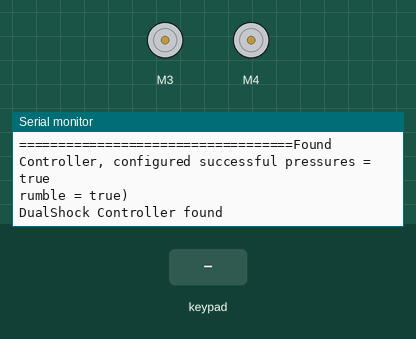
Simulated run of this sketch. Board: Arduino Uno, built with avr-gcc and run on an emulated ATmega328P. Parts: 2 × DC motor (green arrow = forward, orange = backward, longer = faster), the last lines printed to the serial monitor. The inputs (shaded band) are chosen by the test bench.

Above: at 4.2 s.
4.3 s: key 'U' pressed
At 5.5 s:
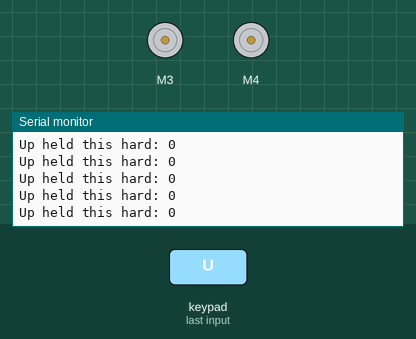
5.8 s: key 'D' pressed
At 7.0 s:
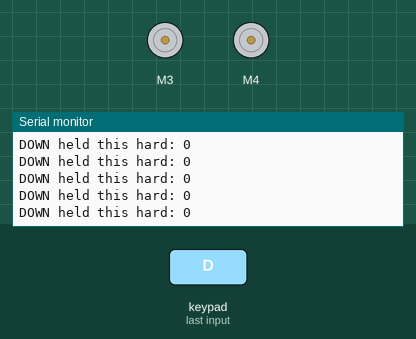
7.3 s: key 'L' pressed
At 8.5 s:
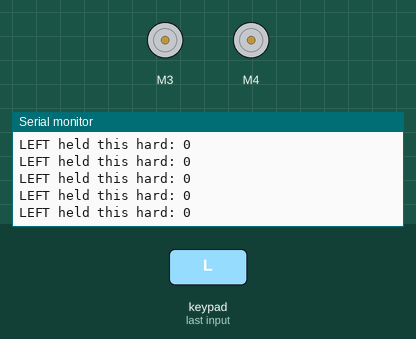
8.8 s: key 'R' pressed
At 10.0 s:
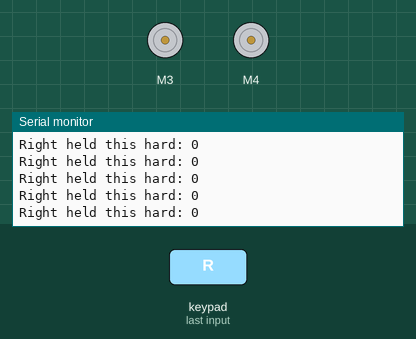
10.3 s: key 'X' pressed
At 11.1 s:
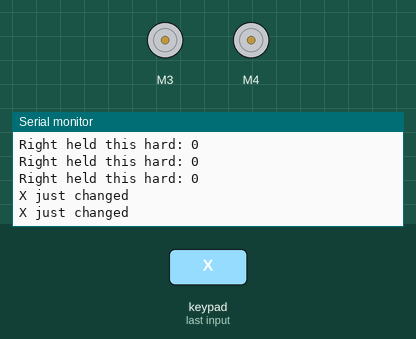
12.2 s: key 'O' pressed
At 12.6 s:
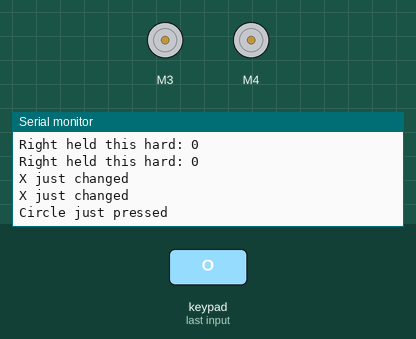

The sketch:

PS2X_Example.ino
```cpp
#include "PS2X_lib.h"  //for v1.6
#include <Wire.h>
#include "Adafruit_MotorShield.h"
#include "utility/Adafruit_MS_PWMServoDriver.h"

/******************************************************************
 * set pins connected to PS2 controller:
 *   - 1e column: original
 *   - 2e colmun: Stef?
 * replace pin numbers by the ones you use
 ******************************************************************/
#define PS2_DAT        12  //14
#define PS2_CMD        11  //15
#define PS2_SEL        10  //16
#define PS2_CLK        13  //17

/******************************************************************
 * select modes of PS2 controller:
 *   - pressures = analog reading of push-butttons
 *   - rumble    = motor rumbling
 * uncomment 1 of the lines for each mode selection
 ******************************************************************/
//#define pressures   true
#define pressures   true
//#define rumble      true
#define rumble      true

PS2X ps2x; // create PS2 Controller Class

//right now, the library does NOT support hot pluggable controllers, meaning
//you must always either restart your Arduino after you connect the controller,
//or call config_gamepad(pins) again after connecting the controller.

int error = 0;
byte type = 0;
byte vibrate = 0;

int lx = 0;
int ly=  0;

// Create the motor shield object with the default I2C address
Adafruit_MotorShield AFMS = Adafruit_MotorShield();
// Or, create it with a different I2C address (say for stacking)
// Adafruit_MotorShield AFMS = Adafruit_MotorShield(0x61);

// Select which 'port' M1, M2, M3 or M4. In this case, M1
Adafruit_DCMotor *L_M3 = AFMS.getMotor(3);
Adafruit_DCMotor *R_M4 = AFMS.getMotor(4);
// You can also make another motor on port M2
//Adafruit_DCMotor *myOtherMotor = AFMS.getMotor(2);


void setup(){

  Serial.begin(57600);

  delay(3000);  //added delay to give wireless ps2 module some time to startup, before configuring it
  Serial.print("===================================");
  //CHANGES for v1.6 HERE!!! **************PAY ATTENTION*************

  //setup pins and settings: GamePad(clock, command, attention, data, Pressures?, Rumble?) check for error
  error = ps2x.config_gamepad(PS2_CLK, PS2_CMD, PS2_SEL, PS2_DAT, pressures, rumble);

  if(error == 0){
    Serial.print("Found Controller, configured successful ");
    Serial.print("pressures = ");
	if (pressures)
	  Serial.println("true ");
	else
	  Serial.println("false");
	Serial.print("rumble = ");
	if (rumble)
	  Serial.println("true)");
	else
	  Serial.println("false");
//    Serial.println("Try out all the buttons, X will vibrate the controller, faster as you press harder;");
//    Serial.println("holding L1 or R1 will print out the analog stick values.");
//    Serial.println("Note: Go to www.billporter.info for updates and to report bugs.");
  }
  else if(error == 1)
    Serial.println("No controller found, check wiring, see readme.txt to enable debug. visit www.billporter.info for troubleshooting tips");

  else if(error == 2)
    Serial.println("Controller found but not accepting commands. see readme.txt to enable debug. Visit www.billporter.info for troubleshooting tips");

  else if(error == 3)
    Serial.println("Controller refusing to enter Pressures mode, may not support it. ");

//  Serial.print(ps2x.Analog(1), HEX);

  type = ps2x.readType();
  switch(type) {
    case 0:
      Serial.print("Unknown Controller type found ");
      break;
    case 1:
      Serial.print("DualShock Controller found ");
      break;
    case 2:
      Serial.print("GuitarHero Controller found ");
      break;
	case 3:
      Serial.print("Wireless Sony DualShock Controller found ");
      break;
   }

  AFMS.begin(50);  // create with the default frequency 1.6KHz

}

void loop() {
  /* You must Read Gamepad to get new values and set vibration values
     ps2x.read_gamepad(small motor on/off, larger motor strenght from 0-255)
     if you don't enable the rumble, use ps2x.read_gamepad(); with no values
     You should call this at least once a second
   */
  // Serial.print("==================444=================\n");
  if(error == 1) //skip loop if no controller found
    return;

  if(type == 2){ //Guitar Hero Controller
//    ps2x.read_gamepad();          //read controller
//
//    if(ps2x.ButtonPressed(GREEN_FRET))
//      Serial.println("Green Fret Pressed");
//    if(ps2x.ButtonPressed(RED_FRET))
//      Serial.println("Red Fret Pressed");
//    if(ps2x.ButtonPressed(YELLOW_FRET))
//      Serial.println("Yellow Fret Pressed");
//    if(ps2x.ButtonPressed(BLUE_FRET))
//      Serial.println("Blue Fret Pressed");
//    if(ps2x.ButtonPressed(ORANGE_FRET))
//      Serial.println("Orange Fret Pressed");
//
//    if(ps2x.ButtonPressed(STAR_POWER))
//      Serial.println("Star Power Command");
//
//    if(ps2x.Button(UP_STRUM))          //will be TRUE as long as button is pressed
//      Serial.println("Up Strum");
//    if(ps2x.Button(DOWN_STRUM))
//      Serial.println("DOWN Strum");
//
//    if(ps2x.Button(PSB_START))         //will be TRUE as long as button is pressed
//      Serial.println("Start is being held");
//    if(ps2x.Button(PSB_SELECT))
//      Serial.println("Select is being held");
//
//    if(ps2x.Button(ORANGE_FRET)) {     // print stick value IF TRUE
//      Serial.print("Wammy Bar Position:");
//      Serial.println(ps2x.Analog(WHAMMY_BAR), DEC);
//    }
  }
  else { //DualShock Controller
    ps2x.read_gamepad(false, vibrate); //read controller and set large motor to spin at 'vibrate' speed

    if(ps2x.Button(PSB_START))         //will be TRUE as long as button is pressed
      Serial.println("Start is being held");
    if(ps2x.Button(PSB_SELECT))
      Serial.println("Select is being held");

    if(ps2x.Button(PSB_PAD_UP)) {      //will be TRUE as long as button is pressed
      Serial.print("Up held this hard: ");
      Serial.println(ps2x.Analog(PSAB_PAD_UP), DEC);
      L_M3->run(FORWARD);
      R_M4->run(FORWARD);
      L_M3->setSpeed(ps2x.Analog(PSAB_PAD_UP));
      R_M4->setSpeed(ps2x.Analog(PSAB_PAD_UP));
    }else if(ps2x.ButtonReleased(PSB_PAD_UP))  {
      L_M3->run(RELEASE);
      R_M4->run(RELEASE);
    }
    if(ps2x.Button(PSB_PAD_DOWN)){
      Serial.print("DOWN held this hard: ");
      Serial.println(ps2x.Analog(PSAB_PAD_DOWN), DEC);
      L_M3->run(BACKWARD);
      R_M4->run(BACKWARD);
      L_M3->setSpeed(ps2x.Analog(PSAB_PAD_DOWN));
      R_M4->setSpeed(ps2x.Analog(PSAB_PAD_DOWN));
    }else if(ps2x.ButtonReleased(PSB_PAD_DOWN))  {
      L_M3->run(RELEASE);
      R_M4->run(RELEASE);
    }
    if(ps2x.Button(PSB_PAD_RIGHT)){
      Serial.print("Right held this hard: ");
      Serial.println(ps2x.Analog(PSAB_PAD_RIGHT), DEC);
      R_M4->run(RELEASE);
    }
    if(ps2x.Button(PSB_PAD_LEFT)){
      Serial.print("LEFT held this hard: ");
      Serial.println(ps2x.Analog(PSAB_PAD_LEFT), DEC);
      L_M3->run(RELEASE);
    }


    vibrate = ps2x.Analog(PSAB_CROSS);  //this will set the large motor vibrate speed based on how hard you press the blue (X) button
    if (ps2x.NewButtonState()) {        //will be TRUE if any button changes state (on to off, or off to on)
      if(ps2x.Button(PSB_L3))
        Serial.println("L3 pressed");
      if(ps2x.Button(PSB_R3))
        Serial.println("R3 pressed");
      if(ps2x.Button(PSB_L2))
        Serial.println("L2 pressed");
      if(ps2x.Button(PSB_R2))
        Serial.println("R2 pressed");
      if(ps2x.Button(PSB_TRIANGLE))
        Serial.println("Triangle pressed");
    }

    if(ps2x.ButtonPressed(PSB_CIRCLE))               //will be TRUE if button was JUST pressed
      Serial.println("Circle just pressed");
    if(ps2x.NewButtonState(PSB_CROSS)) {              //will be TRUE if button was JUST pressed OR released
      Serial.println("X just changed");
      ps2x.read_gamepad(true, vibrate);
  }
    if(ps2x.ButtonReleased(PSB_SQUARE))              //will be TRUE if button was JUST released
      Serial.println("Square just released");
//    lx= ps2x.Analog(PSS_LX);
//    ly= ps2x.Analog(PSS_LY);
//
//   if(ly>130){
//      ly=(ly-128)*2;
////      L_M3->setSpeed(ly);
//      L_M3->run(FORWARD);
////      L_M3->setSpeed(ly);
//      R_M4->run(FORWARD);
//    }else if(ly<125){
//      ly=(127-ly)*2;
//  //    L_M3->setSpeed(ly);
//      L_M3->run(BACKWARD);
//      R_M4->run(BACKWARD);
//    }else{
//      L_M3->run(RELEASE);
//      R_M4->run(RELEASE);
//    }
//
//    if(lx>130){
//       lx=(lx-128)*2;
//       L_M3->setSpeed(ly);
//       R_M4->setSpeed(ly-lx);
//    }else if(lx<125){
//       lx=(127-lx)*2;
//       L_M3->setSpeed(ly-lx);
//       R_M4->setSpeed(ly);
//    }else{
//       L_M3->setSpeed(ly);
//       R_M4->setSpeed(ly);
//    }
//


    if(ps2x.Button(PSB_L1) || ps2x.Button(PSB_R1)) { //print stick values if either is TRUE
      Serial.print("Stick Values:");
      Serial.print(ps2x.Analog(PSS_LY), DEC); //Left stick, Y axis. Other options: LX, RY, RX
      Serial.print(",");
      Serial.print(ps2x.Analog(PSS_LX), DEC);
      Serial.print(",");
      Serial.print(ps2x.Analog(PSS_RY), DEC);
      Serial.print(",");
      Serial.println(ps2x.Analog(PSS_RX), DEC);

    }
  }
  delay(50);
//      L_M3->run(RELEASE);
//      R_M4->run(RELEASE);
}
```

Measured:
- after the input at 4.3 s, the serial monitor: prints a new line at once (image 1)
- after the input at 5.8 s, the serial monitor: prints a new line at once (image 2)
- after the input at 7.3 s, the serial monitor: prints a new line after 0.05 s (image 3)
- after the input at 8.8 s, the serial monitor: prints a new line at once (image 4)
- after the input at 10.3 s, the serial monitor: prints a new line at once (image 5)
- after the input at 12.2 s, the serial monitor: prints a new line at once (image 6)
